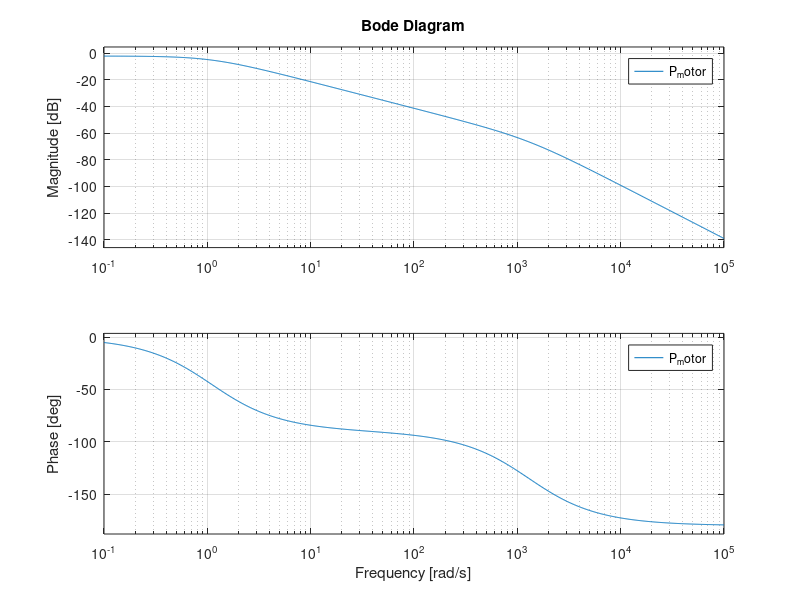

MATLAB code to generate this figure:
clear
% Etapa 1
clc
J=3.78E-3;
R=13.6;
K=0.044;
L=10.51E-3;
b=4E-3;

s = tf('s');

P_motor = K/((J*s+b)*(L*s+R)+K^2)

P_motor_simplify = P_motor / 3.973e-05

wn = sqrt(2.238e-6)

K = 0.044 / wn^2

zeta = 0.05145 / (2 * wn)


grid on 
%rlocus(P_motor)
hold off

% Etapa 2

polos = pole(P_motor)
zero = zero(P_motor)

grid on 
hold on 
bode(P_motor)

hold off


